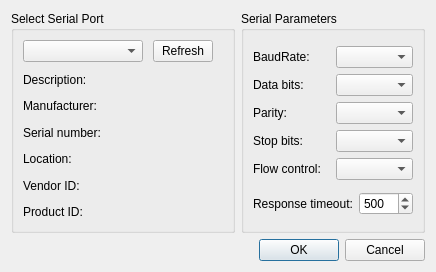
<?xml version="1.0" encoding="UTF-8"?>
<ui version="4.0">
 <class>SerialSettingDialog</class>
 <widget class="QDialog" name="SerialSettingDialog">
  <property name="geometry">
   <rect>
    <x>0</x>
    <y>0</y>
    <width>433</width>
    <height>272</height>
   </rect>
  </property>
  <property name="windowTitle">
   <string>Dialog</string>
  </property>
  <layout class="QVBoxLayout" name="verticalLayout">
   <item>
    <layout class="QHBoxLayout" name="horizontalLayout_2">
     <item>
      <widget class="QGroupBox" name="groupbox_port_select">
       <property name="title">
        <string>Select Serial Port</string>
       </property>
       <layout class="QGridLayout" name="gridLayout">
        <property name="leftMargin">
         <number>9</number>
        </property>
        <property name="topMargin">
         <number>9</number>
        </property>
        <property name="rightMargin">
         <number>9</number>
        </property>
        <property name="bottomMargin">
         <number>9</number>
        </property>
        <property name="spacing">
         <number>8</number>
        </property>
        <item row="3" column="0">
         <widget class="QLabel" name="label_manufacturer">
          <property name="text">
           <string>Manufacturer:</string>
          </property>
         </widget>
        </item>
        <item row="2" column="0">
         <widget class="QLabel" name="label_description">
          <property name="minimumSize">
           <size>
            <width>200</width>
            <height>0</height>
           </size>
          </property>
          <property name="text">
           <string>Description:</string>
          </property>
         </widget>
        </item>
        <item row="6" column="0">
         <widget class="QLabel" name="label_vendor_id">
          <property name="text">
           <string>Vendor ID:</string>
          </property>
         </widget>
        </item>
        <item row="7" column="0">
         <widget class="QLabel" name="label_product_id">
          <property name="text">
           <string>Product ID:</string>
          </property>
         </widget>
        </item>
        <item row="5" column="0">
         <widget class="QLabel" name="label_location">
          <property name="text">
           <string>Location:</string>
          </property>
         </widget>
        </item>
        <item row="4" column="0">
         <widget class="QLabel" name="label_serial_number">
          <property name="text">
           <string>Serial number:</string>
          </property>
         </widget>
        </item>
        <item row="0" column="0">
         <layout class="QHBoxLayout" name="horizontalLayout">
          <property name="spacing">
           <number>10</number>
          </property>
          <item>
           <widget class="QComboBox" name="combobox_serial_port_info">
            <property name="minimumSize">
             <size>
              <width>120</width>
              <height>0</height>
             </size>
            </property>
            <property name="maximumSize">
             <size>
              <width>120</width>
              <height>16777215</height>
             </size>
            </property>
           </widget>
          </item>
          <item>
           <widget class="QPushButton" name="button_refresh">
            <property name="sizePolicy">
             <sizepolicy hsizetype="Minimum" vsizetype="Fixed">
              <horstretch>0</horstretch>
              <verstretch>0</verstretch>
             </sizepolicy>
            </property>
            <property name="maximumSize">
             <size>
              <width>60</width>
              <height>24</height>
             </size>
            </property>
            <property name="text">
             <string>Refresh</string>
            </property>
           </widget>
          </item>
          <item>
           <spacer name="horizontalSpacer_3">
            <property name="orientation">
             <enum>Qt::Horizontal</enum>
            </property>
            <property name="sizeHint" stdset="0">
             <size>
              <width>40</width>
              <height>20</height>
             </size>
            </property>
           </spacer>
          </item>
         </layout>
        </item>
       </layout>
      </widget>
     </item>
     <item>
      <widget class="QGroupBox" name="groupbox_parameters">
       <property name="title">
        <string>Serial Parameters</string>
       </property>
       <layout class="QVBoxLayout" name="verticalLayout_2">
        <item>
         <layout class="QGridLayout" name="gridLayout_3">
          <item row="1" column="1">
           <widget class="QComboBox" name="combobox_data_bits"/>
          </item>
          <item row="3" column="1">
           <widget class="QComboBox" name="combobox_stop_bits"/>
          </item>
          <item row="2" column="0">
           <widget class="QLabel" name="label_parity">
            <property name="text">
             <string>Parity:</string>
            </property>
           </widget>
          </item>
          <item row="0" column="0">
           <widget class="QLabel" name="label_baudrate">
            <property name="text">
             <string>BaudRate:</string>
            </property>
           </widget>
          </item>
          <item row="2" column="1">
           <widget class="QComboBox" name="combobox_parity"/>
          </item>
          <item row="1" column="0">
           <widget class="QLabel" name="label_data_bits">
            <property name="text">
             <string>Data bits:</string>
            </property>
           </widget>
          </item>
          <item row="4" column="1">
           <widget class="QComboBox" name="combobox_flow_control"/>
          </item>
          <item row="4" column="0">
           <widget class="QLabel" name="label_flow_control">
            <property name="text">
             <string>Flow control:</string>
            </property>
           </widget>
          </item>
          <item row="3" column="0">
           <widget class="QLabel" name="label_stop_bits">
            <property name="text">
             <string>Stop bits:</string>
            </property>
           </widget>
          </item>
          <item row="0" column="1">
           <widget class="QComboBox" name="combobox_baudrate"/>
          </item>
         </layout>
        </item>
        <item>
         <layout class="QGridLayout" name="gridLayout_4">
          <item row="0" column="1">
           <widget class="QSpinBox" name="spinBox_response_time">
            <property name="minimum">
             <number>100</number>
            </property>
            <property name="maximum">
             <number>3000</number>
            </property>
            <property name="value">
             <number>500</number>
            </property>
           </widget>
          </item>
          <item row="0" column="0">
           <widget class="QLabel" name="label_response_time">
            <property name="text">
             <string>Response timeout:</string>
            </property>
           </widget>
          </item>
         </layout>
        </item>
       </layout>
      </widget>
     </item>
    </layout>
   </item>
   <item>
    <widget class="QDialogButtonBox" name="buttonBox">
     <property name="orientation">
      <enum>Qt::Horizontal</enum>
     </property>
     <property name="standardButtons">
      <set>QDialogButtonBox::Cancel|QDialogButtonBox::Ok</set>
     </property>
    </widget>
   </item>
  </layout>
 </widget>
 <resources/>
 <connections>
  <connection>
   <sender>buttonBox</sender>
   <signal>accepted()</signal>
   <receiver>SerialSettingDialog</receiver>
   <slot>accept()</slot>
   <hints>
    <hint type="sourcelabel">
     <x>248</x>
     <y>254</y>
    </hint>
    <hint type="destinationlabel">
     <x>157</x>
     <y>274</y>
    </hint>
   </hints>
  </connection>
  <connection>
   <sender>buttonBox</sender>
   <signal>rejected()</signal>
   <receiver>SerialSettingDialog</receiver>
   <slot>reject()</slot>
   <hints>
    <hint type="sourcelabel">
     <x>316</x>
     <y>260</y>
    </hint>
    <hint type="destinationlabel">
     <x>286</x>
     <y>274</y>
    </hint>
   </hints>
  </connection>
 </connections>
</ui>
